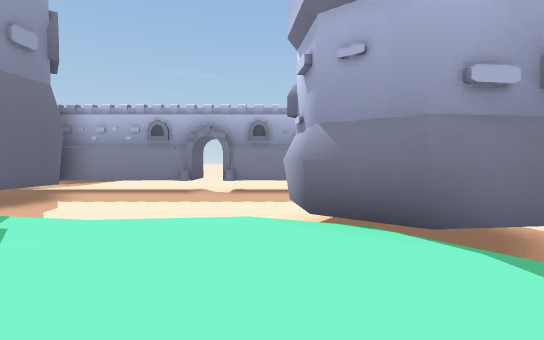
View 1 (above)

16 first-person views from a walk through a Unity game level. The camera is 1.2 m above the floor, tilts 2° down and sees 85° across. The floor is counted in squares, 2 m on a side. Each view is taken from the middle of a square. On the plan, view 1 faces up. The plan holds only what a view shows up to about 9 squares ahead; the rest is blank. The place goes on beyond the plan. Some surface patterns are stand-ins.

View 2
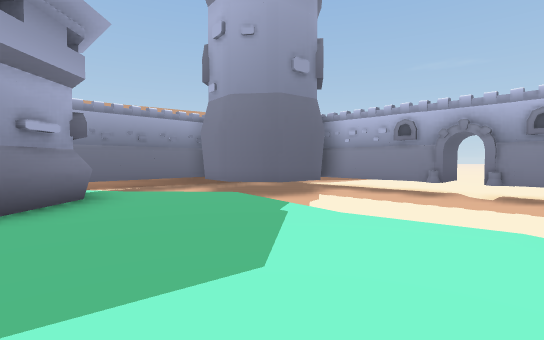

View 3
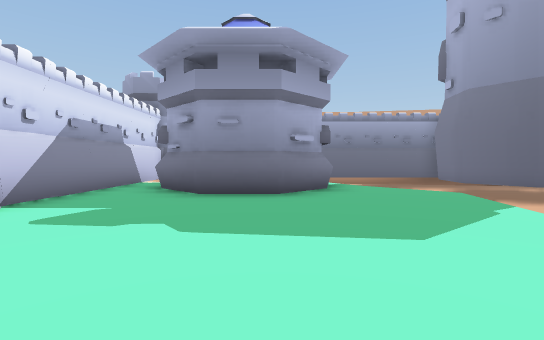

View 4
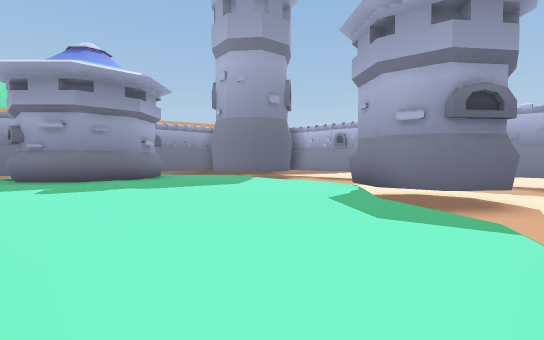

View 5
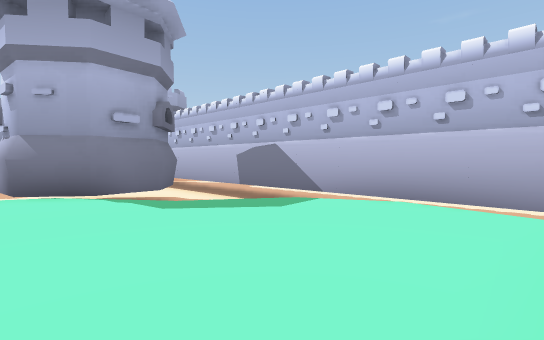

View 6
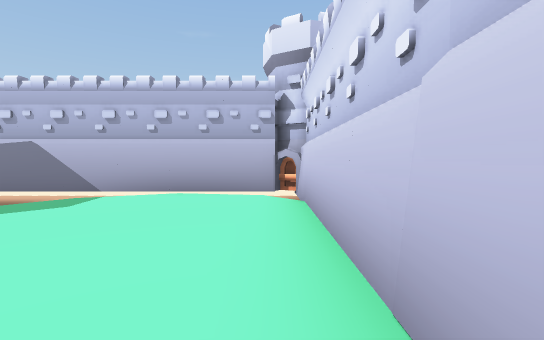

View 7
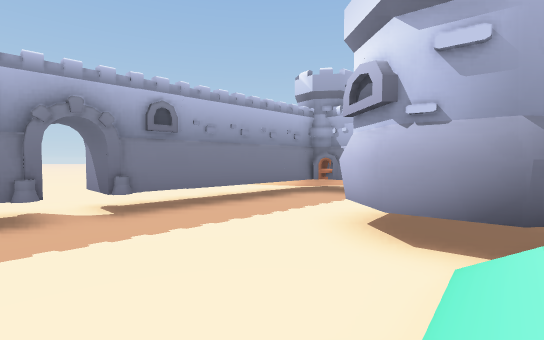

View 8
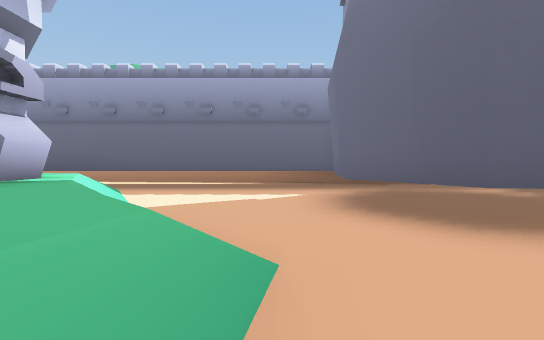

View 9
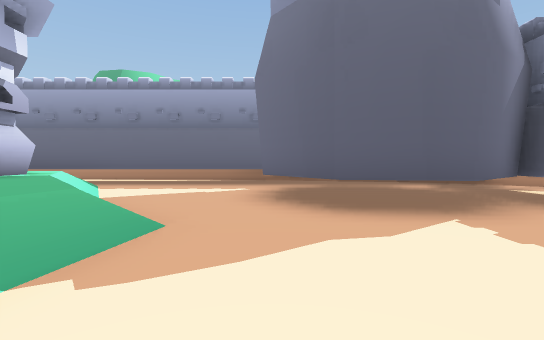

View 10
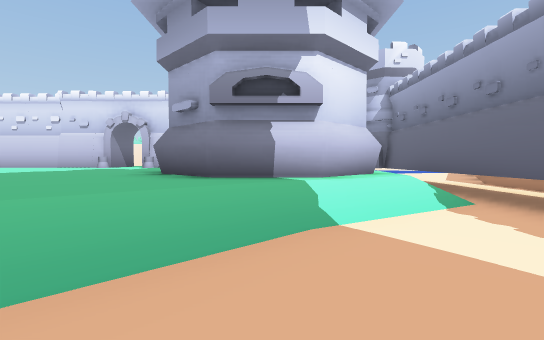

View 11
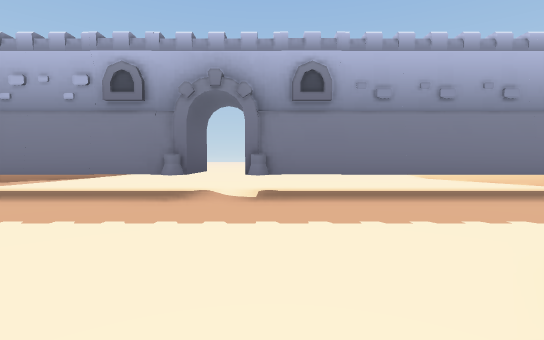

View 12
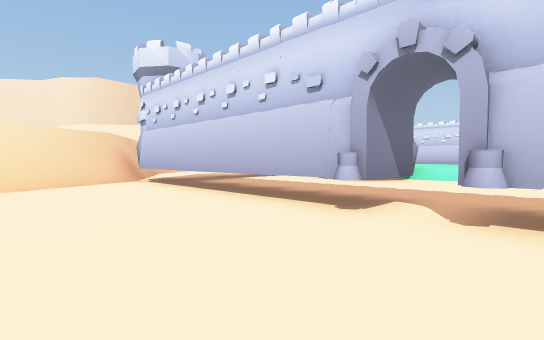

View 13
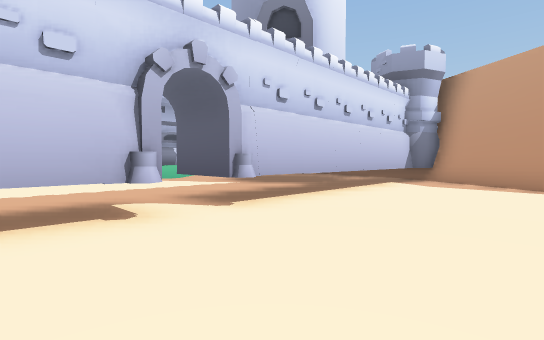

View 14
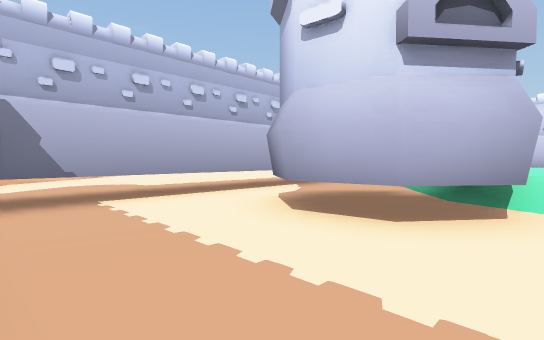

View 15
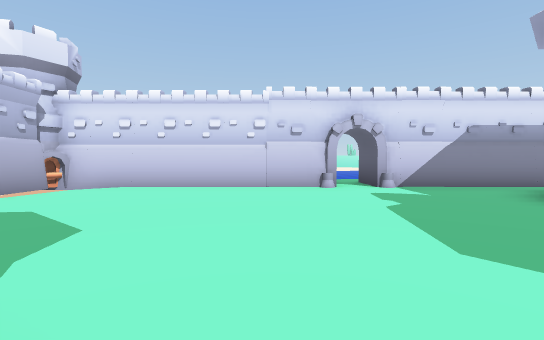

View 16
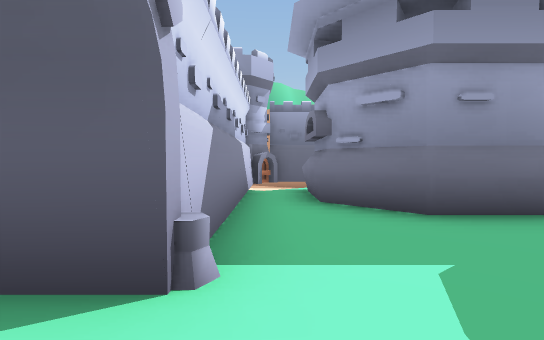

### Floor plan
Key: @ floor where view 1 was taken; # wall or solid block; . main floor; : floor 0.75 m higher than the main floor; + floor 2.75 m higher than the main floor; / step, stairs or slope; ^ raised ledge; v drop or lower ground; T thing the floor can be seen under or through; O other object.
Columns run from 12 left of view 1 to 10 right of it. Each row starts with its distance up from view 1.
 13     #...........##
 12    ##............#+
 11    #.............#v
 10    ##TTTTT.TTTTTT##
  9       TTTT.OTTTTT#
  8      OO..........#
  7       O..........T ...#
  6  #    O..........T ...
  5  ###OO.......#^#.T ...
  4  ###...//....^^#.T ..
  3  # T..//:////###.T ..
  2  # T.//:::::::/..T ..
  1  T T/###:::::://.T ..
  0  . T/# ##:::@:::/T ..
 -1  . T # ##:::::::/T ..
 -2  . T ###::::::::/T ..
 -3 #. # /::::::::::/T ..
 -4 ..  ######:O###### ..
 -5           :O

Positions as (right, up) in squares from view 1, and headings:
1: (0, 0), facing up
2: (0, 0), facing up-left
3: (1, 0), facing left
4: (4, -3), facing up-left
5: (0, -3), facing up-right
6: (-1, -3), facing right
7: (-3, 3), facing up-right
8: (-3, 4), facing left
9: (-2, 5), facing left
10: (-6, 5), facing down
11: (-1, 4), facing up
12: (-3, 13), facing down-right
13: (0, 13), facing down-left
14: (0, 8), facing down-right
15: (0, 3), facing down
16: (-1, -3), facing left
